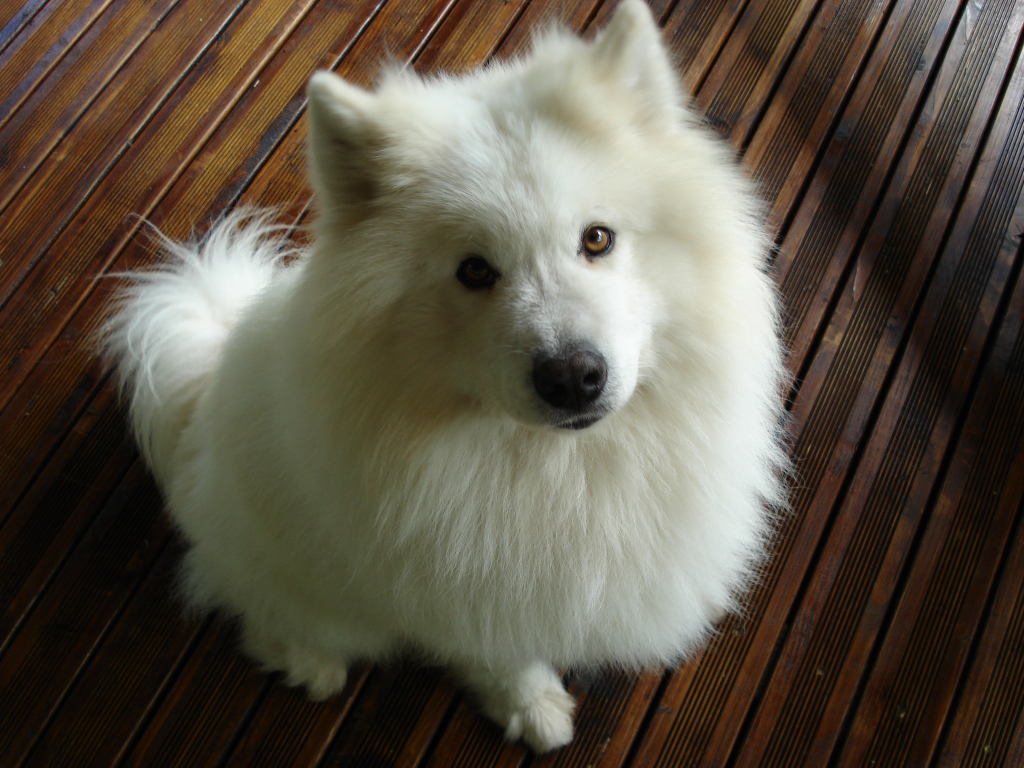
#> input picture images/My_dog.jpg, 3072 x 2304 px, found by its file name (shown at 1/3 size)
$ python assessment.py
#> lines starting #> are read from the running program, lines starting #| are printed output that depends on the picture
import numpy as np
import cv2
import matplotlib.pyplot as plt

# TASK: Open image with correct RGB order
filename = "/images/my_dog.jpg"

image = cv2.imread(filename)
#> image is the input picture: shape (2304, 3072, 3); mean B, G, R 70.4, 84, 92
# [4 lines of commented-out code are left out]
print(type(image))
#| <class 'numpy.ndarray'>

fix_image = cv2.cvtColor(image, cv2.COLOR_BGR2RGB)
print(fix_image.shape)
#| (2304, 3072, 3)
# plt.imshow(fix_image)
# plt.show()

# TASK: Flip image
flip_image = cv2.flip(fix_image, -1)
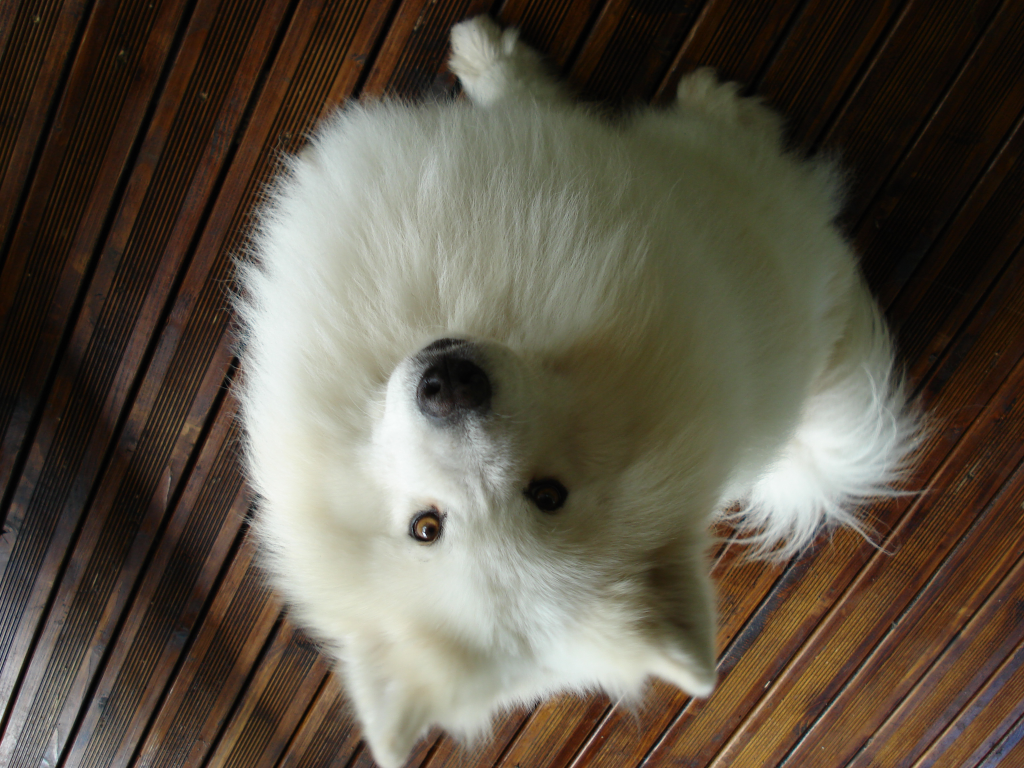
#> flip_image: shape (2304, 3072, 3) (shown at 1/3 size); mean R, G, B 92, 84, 70.4
# plt.imshow(flip_image)
# plt.show()

# TASK: Draw red rectangle
# x: (1200 -> 2000) , y: (500 -> 1250)
cv2.rectangle(fix_image, pt1=(1200, 500), pt2=(2100, 1350), color=(255, 0, 0), thickness=10)
# plt.imshow(fix_image)
# plt.show()

# TASK: Draw blue triangle
cv2.line(fix_image, pt1=(1200, 1350), pt2=(1650, 500), color=(0, 0, 255), thickness=20)
cv2.line(fix_image, pt1=(1650, 500), pt2=(2100, 1350), color=(0, 0, 255), thickness=20)
cv2.line(fix_image, pt1=(1200, 1350), pt2=(2100, 1350), color=(0, 0, 255), thickness=20)


# plt.imshow(fix_image)
# plt.show()

def draw_circle(event, x, y, flags, params):
    if event == cv2.EVENT_LBUTTONDOWN:
        cv2.circle(resize_image, (x, y), 50, (0, 255, 0), 10)


resize_image = cv2.resize(fix_image, (1000, 1000))
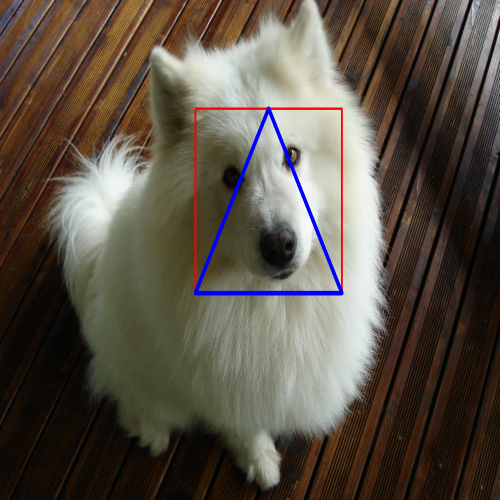
#> resize_image: shape (1000, 1000, 3) (shown at 1/2 size); mean R, G, B 91.1, 82, 70.8
cv2.namedWindow(winname="drawing")
cv2.setMouseCallback("drawing", draw_circle)
while True:
    cv2.imshow("drawing", resize_image)

    if cv2.waitKey(1) & 0xFF == ord("q"):
#> (key q is pressed here)
        break

cv2.destroyAllWindows()
